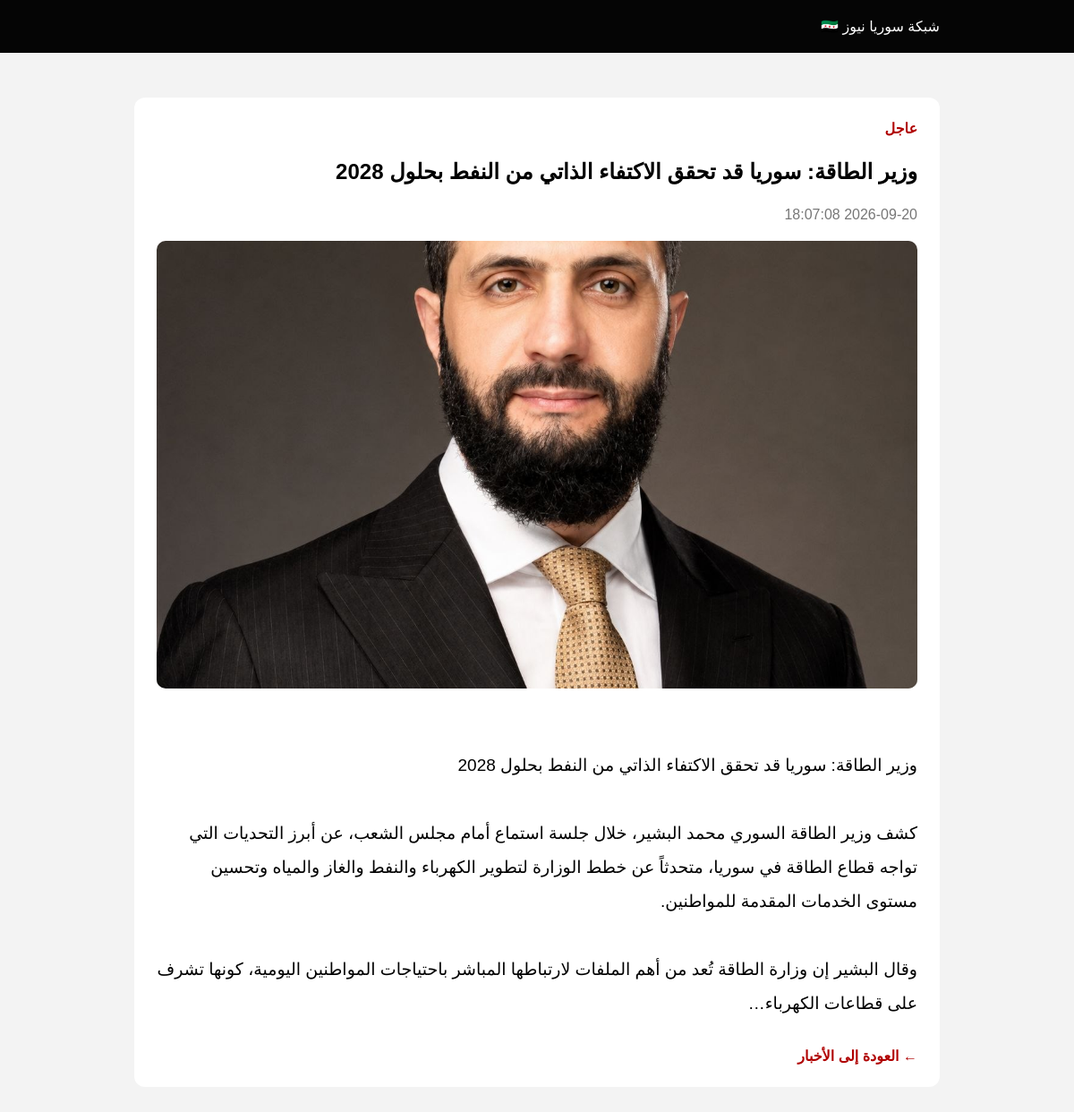
Screenshot of /article.php?id=1 with the database file from the repository.
### tables this page shows
CREATE TABLE news (
    id INTEGER PRIMARY KEY AUTOINCREMENT,
    title TEXT NOT NULL,
    content TEXT NOT NULL,
    image TEXT,
    category TEXT DEFAULT 'أخبار سوريا',
    created_at DATETIME DEFAULT CURRENT_TIMESTAMP
);

### article.php (the view, shortened to what this page needs)
<?php
require_once __DIR__ . '/database/db.php';
$id = isset($_GET['id']) ? (int)$_GET['id'] : 0;
$stmt = $db->prepare("SELECT * FROM news WHERE id = :id");
$stmt->bindValue(':id', $id, SQLITE3_INTEGER);
$result = $stmt->execute();
$news = $result->fetchArray(SQLITE3_ASSOC);
?>
<!DOCTYPE html>
<html lang="ar" dir="rtl">
<head>
</head>
<body>
<header>
<div class="header">
شبكة سوريا نيوز 🇸🇾
</div>
</header>
<main class="container">
<article class="article">
<div class="category">
<?= htmlspecialchars($news['category']) ?>
</div>
<h1>
<?= htmlspecialchars($news['title']) ?>
</h1>
<div class="date">
<?= htmlspecialchars($news['created_at']) ?>
</div>
<?php if ($news['image']): ?>
<img class="article-image"
src="<?= htmlspecialchars($news['image']) ?>"
alt="صورة الخبر">
<?php endif; ?>
<div class="content">
<?= htmlspecialchars($news['content']) ?>
</div>
<a class="back" href="news.php">
← العودة إلى الأخبار
</a>
</article>
</main>
</body>
</html>

### article.php (style rules this page uses)
body { margin: 0; background: #f3f3f3; font-family: Arial, Tahoma, sans-serif; }
header { background: #050505; color: white; padding: 20px; }
.header { max-width: 900px; margin: auto; }
.container { max-width: 900px; margin: 35px auto; padding: 15px; }
.article { background: white; padding: 25px; border-radius: 12px; }
.category { color: #b00000; font-weight: bold; }
h1 { line-height: 1.6; }
.date { color: #777; margin-bottom: 20px; }
.article-image { width: 100%; max-height: 500px; object-fit: cover; border-radius: 10px; margin-bottom: 25px; }
.content { font-size: 19px; line-height: 2; white-space: pre-line; }
.back { display: inline-block; margin-top: 30px; color: #b00000; font-weight: bold; text-decoration: none; }

### rows the page displays
news: category "عاجل", title "وزير الطاقة: سوريا قد تحقق الاكتفاء الذاتي من النفط بحلول 2028", created_at "2026-09-20 18:07:08", image (picture), content "وزير الطاقة: سوريا قد تحقق الاكتفاء الذاتي من النفط بحلول 2028 كشف وزير الطاقة السوري محمد البشير، خلال جلسة استماع أمام مجلس الشعب، عن أبرز التحديات التي تواجه قطاع الطاقة في سوريا، متحدثاً عن خطط الوزارة لتطوير الكهرباء والنفط والغاز والمياه وتحسين مستوى الخدمات المقدمة للمواطنين. وقال البشير إن وزارة الطاقة تُعد من أهم الملفات لارتباطها المباشر باحتياجات المواطنين اليومية، كونها تشرف على قطاعات الكهرباء…"
